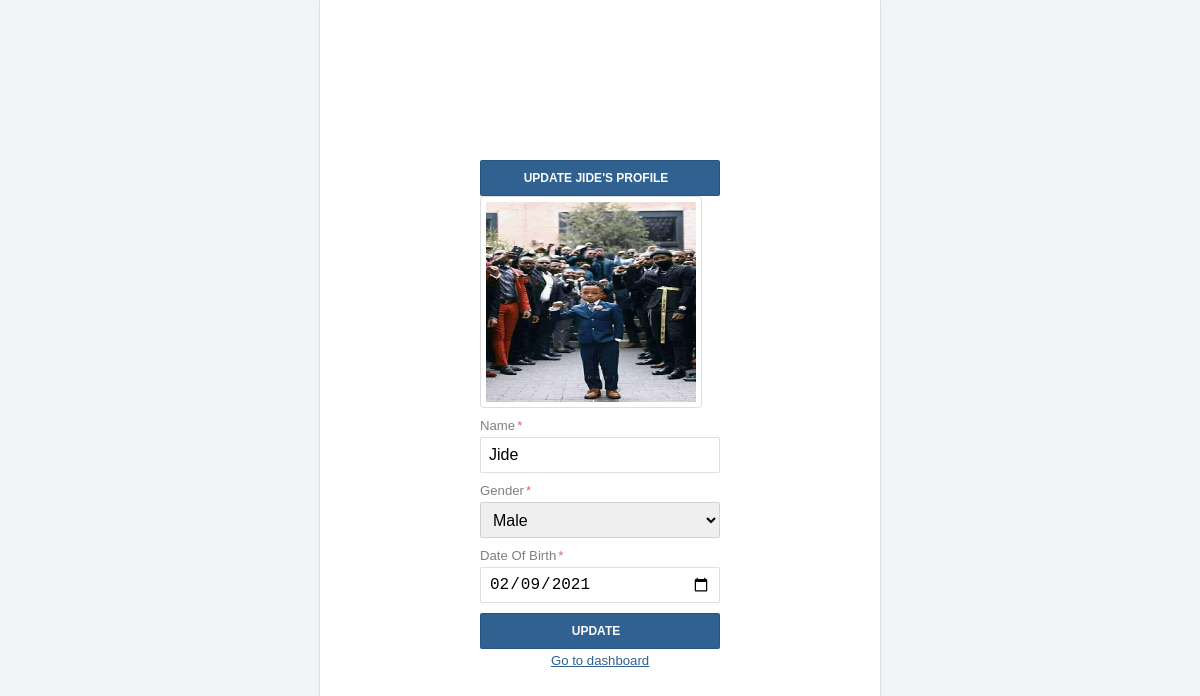
The app's page /childcare/edit.php?id=23 with its own data.
### tables this page shows
CREATE TABLE IF NOT EXISTS `children` (
  `id` int(4) NOT NULL AUTO_INCREMENT,
  `name` varchar(1000) NOT NULL,
  `image` varchar(100) NOT NULL,
  `gender` varchar(1000) NOT NULL,
  `dob` date NOT NULL,
  `Pid` varchar(4) NOT NULL,
  `date_created` timestamp NOT NULL DEFAULT CURRENT_TIMESTAMP,
  PRIMARY KEY (`id`)
);

### childcare/dbcontroller.php (called while the page is built, shortened)
<?php
class DBController {
	private $host = "localhost";
	private $user = "root";
	private $password = "";
	private $database = "coza";
    private $conn;
	function __construct() {
		$this->conn = $this->connectDB();
	}
	function connectDB() {
		$conn = mysqli_connect($this->host,$this->user,$this->password,$this->database);
		return $conn;
	}
	function runQuery($query) {
		$result = mysqli_query($this->conn,$query);
		while($row=mysqli_fetch_assoc($result)) {
			$resultset[] = $row;
		}
		if(!empty($resultset))
			return $resultset;
	}
}
?>

### childcare/edit.php (the view, shortened to what this page needs)
<?php
require_once("dbcontroller.php");
$db_handle = new DBController();
$result = $db_handle->runQuery("SELECT * FROM children WHERE id='" . $_GET["id"] . "'");
?>
<!DOCTYPE html>
<html>
<head>
</head>
<body>
<form method="POST" action="" id="login-form" class="login-form" autocomplete="off" role="main" enctype="multipart/form-data">
  <div>
  <center><button>Update <?php echo $result[0]["name"];?>'s profile</button></center>
  </div>
  <div>
<label class="label-email">
        <?php echo "<td><img class='g' src='../images/".$result[0]['image']."'</td>";?>
    </label>
    <label class="label-email">
      <input type="text" class="text" name="name"  placeholder="New Name"  tabindex="1" value="<?php echo $result[0]["name"]; ?>" required />
      <span class="required">Name</span>
    </label>
    <label class="label-email">
      <select name="gender" >
      <option style="" value="<?php echo $result[0]["gender"]; ?>"><?php echo $result[0]["gender"]; ?></option>
</select>
      <span class="required">Gender</span>
    </label>
    <label class="label-email">
      <input type="date" class="text" name="dob" placeholder=""  tabindex="1"  value="<?php echo $result[0]["dob"]; ?>"  required />
      <span class="required">Date Of Birth</span>
    </label>
  </div>
  <br>
  <input type="submit" name="submit" value="Update" />
<div class="email">
    <a href="carecoza.php">Go to dashboard</a>
</body>
</html>

### childcare/edit.php (style rules this page uses)
html, body { align-items: center; background: #f2f4f8; border: 0; display: flex; font-family: Helvetica, Arial, sans-serif; font-size: 16px; height: 100%; justify-content: center; margin: 0; padding: 0; }
form { --background: white; --border: rgba(0, 0, 0, 0.125); --borderDark: rgba(0, 0, 0, 0.25); --borderDarker: rgba(0, 0, 0, 0.5); --bgColorH: 0; --bgColorS: 0%; --bgColorL: 98%; --fgColorH: 210; --fgColorS: 50%; --fgColorL: 38%; --shadeDark: 0.3; --shadeLight: 0.7; --shadeNormal: 0.5; --borderRadius: 0.125rem; --highlight: #306090; background: white; border: 1px solid var(--border); border-radius: var(--borderRadius); box-shadow: 0 1rem 1rem -0.75rem var(--border); display: flex; padding: 70px; flex-direction: column; padding: 10rem; position: relative; overflow: auto; }
form .email, form .email a { color: hsl(var(--fgColorH), var(--fgColorS), var(--fgColorL)); font-size: 0.825rem; order: 4; text-align: center; margin-top: 0.25rem; outline: 1px dashed transparent; outline-offset: 2px; display: inline; }
form > div { order: 2; }
label { display: flex; flex-direction: column; }
label > span { color: var(--borderDarker); display: block; font-size: 0.825rem; margin-top: 0.625rem; order: 1; transition: all 0.25s; }
label > span.required::after { content: "*"; color: #dd6666; margin-left: 0.125rem; }
label input { order: 2; outline: none; }
label input::placeholder { color: var(--borderDark); }
input, button, select { border: 1px solid var(--border); border-radius: var(--borderRadius); box-sizing: border-box; font-size: 1rem; height: 2.25rem; line-height: 1.25rem; margin-top: 0.25rem; order: 2; padding: 0.25rem 0.5rem; width: 15rem; transition: all 0.25s; }
input[type="submit"], button { color: hsl(var(--bgColorH), var(--bgColorS), var(--bgColorL)); background: hsl(var(--fgColorH), var(--fgColorS), var(--fgColorL)); font-size: 0.75rem; font-weight: bold; margin-top: 0.625rem; order: 4; outline: 1px dashed transparent; outline-offset: 2px; padding-left: 0; text-transform: uppercase; }
.g { border: 1px solid #ddd; border-radius: 4px; padding: 5px; width: 210px; height: 200px; }

### records on screen
children: name "JIDE", image (picture), name "Jide", gender "Male", dob "02/09/2021"
